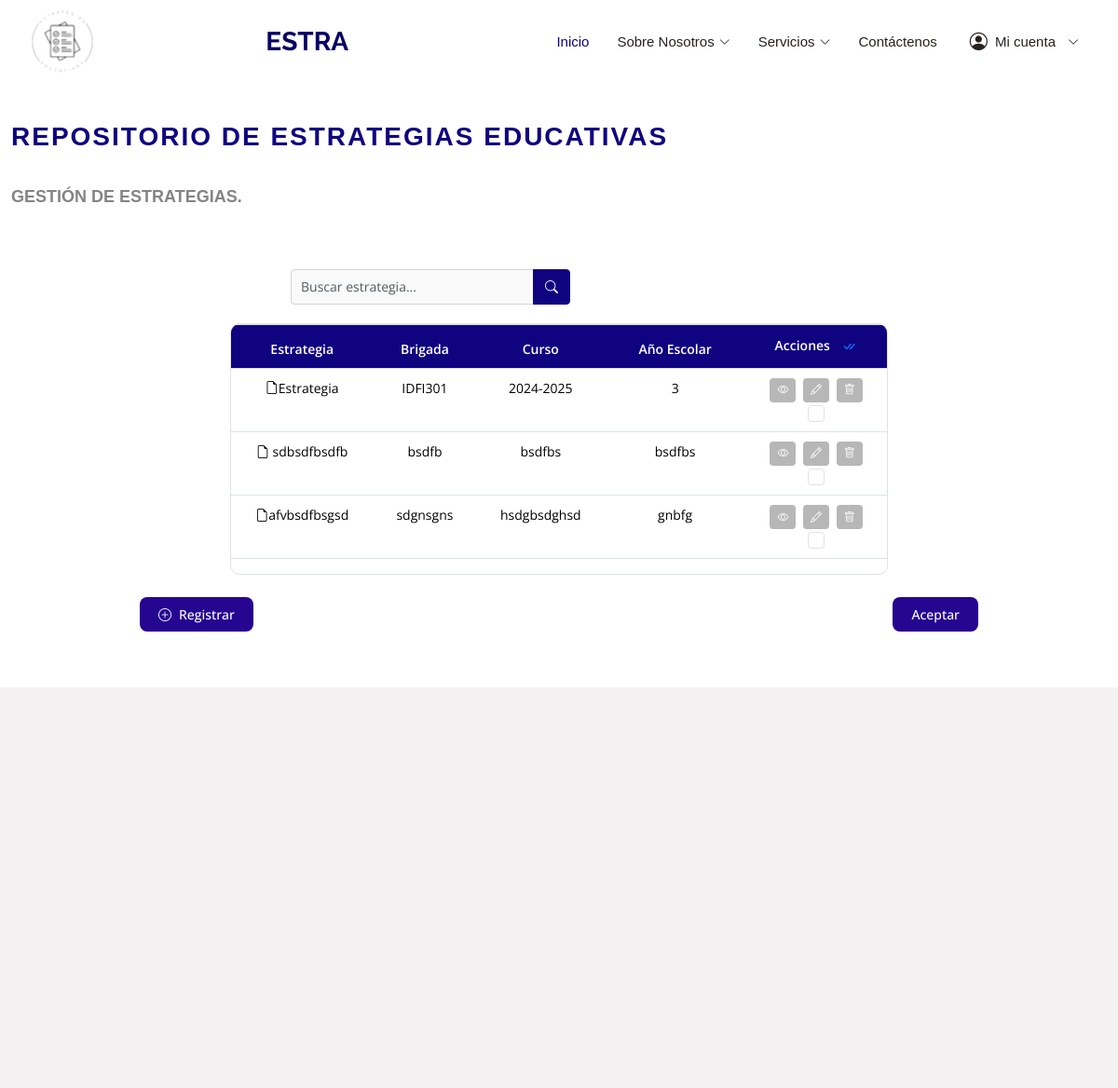
/models/estrategia/, run on an earlier commit of the app's database.
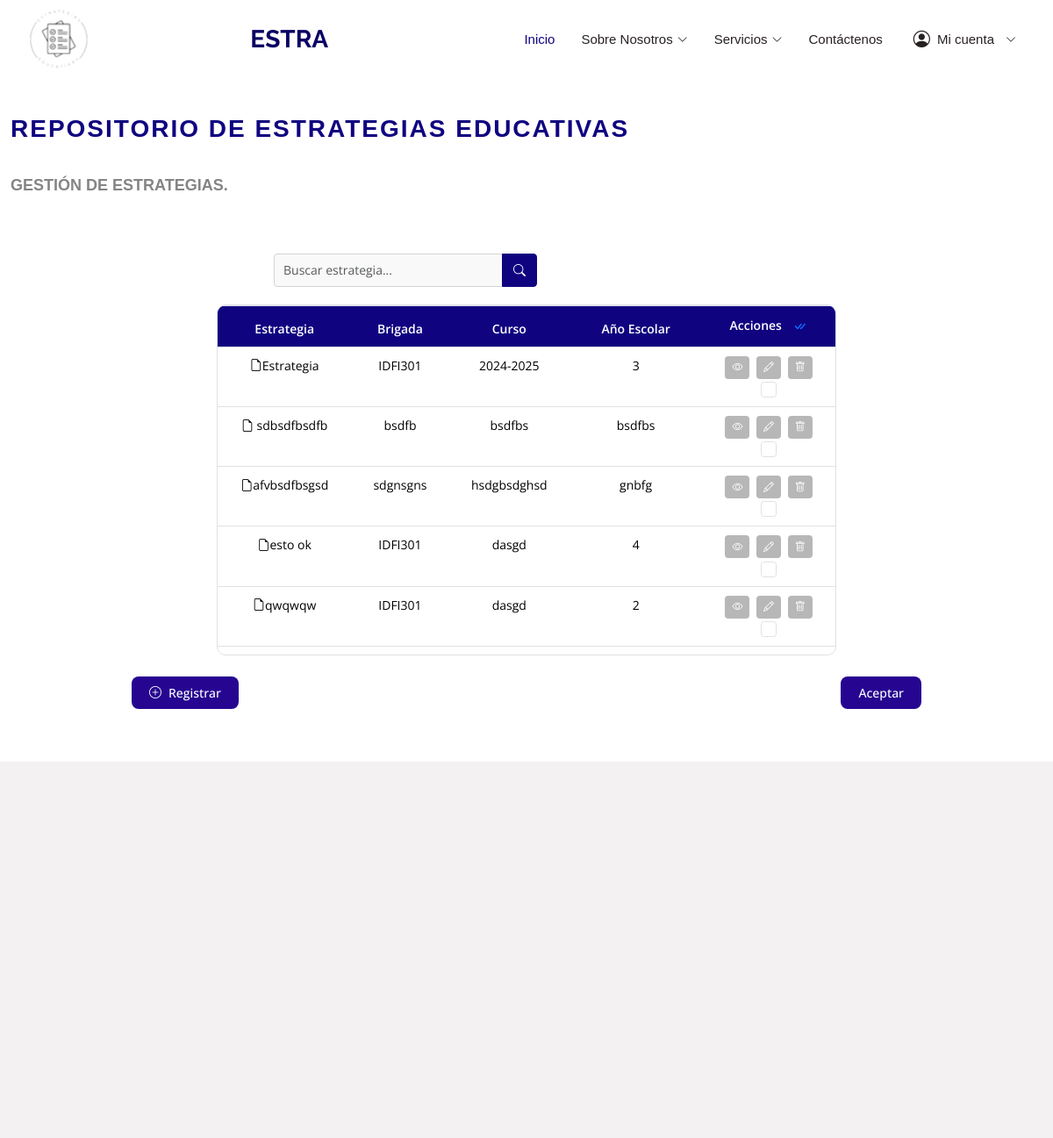
And on a later commit of the database.
### data_models/models.py (models this page shows, shortened)
class Estrategia(models.Model):
    curso = models.CharField(max_length=20)
    anio_escolar = models.CharField(max_length=10)
    grupo = models.CharField(max_length=20)
    nombre = models.CharField(max_length=255, blank=True, default="Estrategia_{id}")
    plan_estudios = models.TextField(blank=True, default="plan_estudios_{id}")
    obj_estrategia = models.TextField(blank=True, default="objetivos_estrategia_{id}")
    dir_brigada = models.CharField(max_length=255, blank=True, default="direccion_brigada_{id}")
    caract_brigada = models.TextField(blank=True, default="caracteristicas_brigada_{id}")
    colect_pedagogico = models.TextField(blank=True, default="colectivo_pedagogico_{id}")
    otros_aspectos = models.TextField(blank=True, default="otros_aspectos_{id}")
    dim_curricular = models.TextField(blank=True, default="dimension_curricular_{id}")
    dim_extensionista = models.TextField(blank=True, default="dimension_extensionista_{id}")
    dim_politica = models.TextField(blank=True, default="dimension_politico_ideologica_{id}")
    conclusiones = models.TextField(blank=True, default="conclusiones_{id}")
    obj_general = models.TextField(blank=True, default="objetivo_general_{id}")
    obj_dc = models.TextField(blank=True, default="obj_dc_{id}")
    plan_dc = models.TextField(blank=True, default="plan_dc_{id}")
    obj_de = models.TextField(blank=True, default="obj_de_{id}")
    plan_de = models.TextField(blank=True, default="plan_de_{id}")
    obj_dp = models.TextField(blank=True, default="obj_dp_{id}")
    plan_dp = models.TextField(blank=True, default="plan_dp_{id}")
    evaluacion = models.TextField(blank=True, default="evaluacion_integral_{id}")
    autor = models.CharField(max_length=255, blank=True, default="autor_{id}")
    class Meta:
        unique_together = ('curso', 'anio_escolar', 'grupo')

### data_models/views.py (the view)
# urls.py: path('estrategia/', views.estrategia_list, name='estrategia_list'),
def estrategia_list(request):
    estrategias = Estrategia.objects.all()
    context = {'estrategias': estrategias}
    return render(request, 'estrategias.html', context)

### templates/estrategias.html (shortened to what the changed rows need)
{% load static %}
<!DOCTYPE html>
<html lang="es">
<head>
  <link href="{% static 'assets/vendor/animate.css/animate.min.css' %}" rel="stylesheet">
  <link href="{% static 'assets/vendor/bootstrap/css/bootstrap.min.css' %}" rel="stylesheet">
  <link href="{% static 'assets/vendor/bootstrap-icons/bootstrap-icons.css' %}" rel="stylesheet">
  <link href="{% static 'assets/vendor/boxicons/css/boxicons.min.css' %}" rel="stylesheet">
  <link href="{% static 'assets/vendor/glightbox/css/glightbox.min.css' %}" rel="stylesheet">
  <link href="{% static 'assets/vendor/remixicon/remixicon.css' %}" rel="stylesheet">
  <link href="{% static 'assets/vendor/swiper/swiper-bundle.min.css' %}" rel="stylesheet">
  <link href="{% static 'assets/css/style.css' %}" rel="stylesheet">
</head>
<body>
  <header id="header" class="d-flex align-items-center fixed-top">
    <div class="container d-flex align-items-center">
      <h1 class="logo me-auto"><a href="{% url 'pagina_principal' %}">ESTRA</a></h1>
    </div>
  </header>
  <main id="main">
<section id="estrategia-educativa" class="estrategia-educativa section-bg">
  <div class="container-fluid">
    <div class="section-title">
      <h2>Repositorio de Estrategias Educativas</h2>
      <br>
      <br>
    </div>
    <form id="form-eliminar-estrategias" method="POST" action="{% url 'eliminar_estrategias' %}">
      <div class="table-container">
        <div class="table-responsive">
          <table class="table table-bordered table-hover custom-table">
            <thead>
              <tr>
                <th>Estrategia</th>
                <th>Brigada</th>
                <th>Curso</th>
                <th>Año Escolar</th>
                <th>
                  Acciones
                  <button id="btn-seleccionar-todo" class="btn btn-link p-0 ms-2" title="Seleccionar Todo Para Eliminar">
                    <i class="bi bi-check-all"></i>
                  </button>
                </th>
              </tr>
            </thead>
            <tbody>
              {% for estrategia in estrategias %}
              <tr data-id="{{ estrategia.id }}">
                <td>
                  <i class="bi bi-file-earmark"></i>{{ estrategia.nombre }}
                </td>
                <td>{{ estrategia.grupo }}</td>
                <td>{{ estrategia.curso }}</td>
                <td>{{ estrategia.anio_escolar }}</td>
                <td>
                  <button class="btn btn-action btn-ver-detalles" data-id="{{ estrategia.id }}" title="Ver Detalles">
                    <i class="bi bi-eye"></i>
                  </button>
                  <button class="btn btn-action btn-modificar" data-id="{{ estrategia.id }}" title="Modificar">
                    <i class="bi bi-pencil"></i>
                  </button>
                  <button class="btn btn-action btn-eliminar" data-id="{{ estrategia.id }}" title="Eliminar">
                    <i class="bi bi-trash"></i>
                  </button>
                  <input type="checkbox" class="form-check-input seleccionar-fila" name="estrategias[]" value="{{ estrategia.id }}">
                </td>
              </tr>
              {% endfor %}
            </tbody>
          </table>
        </div>
      </div>
    </form>
  </div>
</section>
  </main>
</body>
</html>

What changed in the data, as far as the page shows it:
added Estrategia: nombre "esto ok", grupo "IDFI301", curso "dasgd", anio_escolar "4"
added Estrategia: nombre "qwqwqw", grupo "IDFI301", curso "dasgd", anio_escolar "2"
